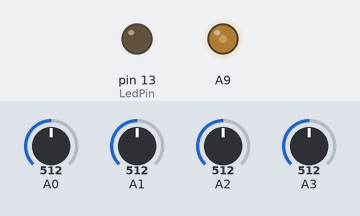
Recording of a sketch running on a simulated Teensy 4. Shown: output pins drawn as LEDs (lit = HIGH). The test bench sets the inputs (shaded band); at power-on: A0 = 512, A1 = 512, A2 = 512, A3 = 512.

Above: at 1.2 s.
1.3 s: A0 set to 716
At 1.6 s:
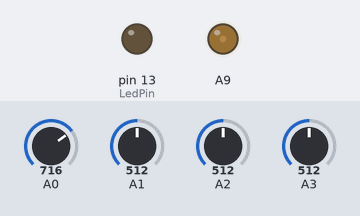
2.8 s: A1 set to 157
4.3 s: A1 set to 135
At 5.0 s:
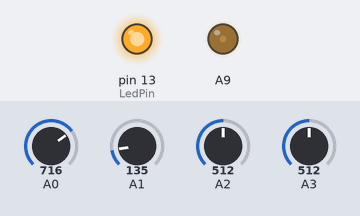
5.8 s: A0 set to 992
At 6.2 s:
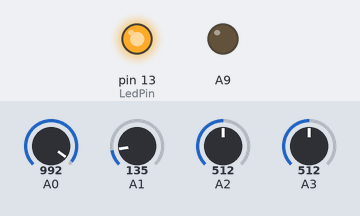
7.3 s: A1 set to 160
At 8.5 s:
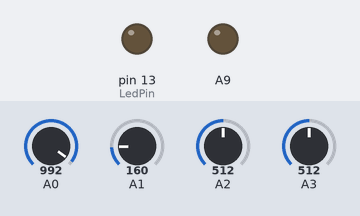
8.8 s: A0 set to 180
At 9.6 s:
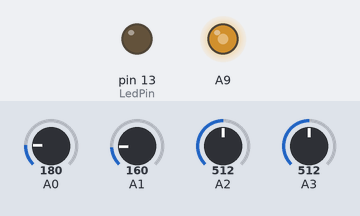
Timing chart, 0 to 11.3 s (numbered marks = the images above; inputs shaded):
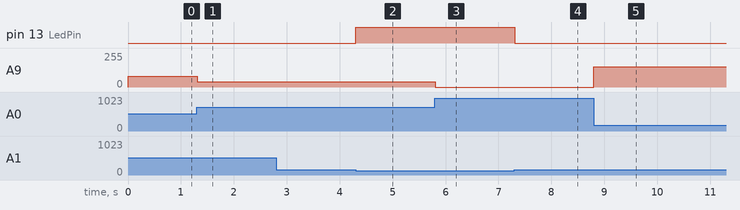

The sketch:

danceSensor.ino
```cpp
// Built for Teensy 3.2
// Author: PhantomBit
// DDR Pad Project - Inspired by Promit's DanceForce Project

//Set to 1 to enable debugging Via Serial
const bool DEBUG = false;
const bool LED_FADE = true;
const int LED_MAX_PWM = 190;

//This is the LED pin for a Teensy 3.2
const int LedPin = 13;

/**
 * Arrow Button Class for keeping button information
 *
 * Usage:
 *    ArrowButton <variableName>(<sensorPin>, <joystickButton>, <threshold>, <lightPin>);
 *
 * Construct:
 * @param INT sensorPin
 *          the pin number the sensor is tied to. Must be analog read!
 *          3.2 Pins
 *              14-23. Recomended to use 14-19
 *
 * @param INT joystickButton
 *          the joystick button number you want pressed on activation
 *          Joystick Values
 *              1-32. Recomended to use 1-4
 *
 * @param INT threshold
 *          0-1000 to set sensetivity of the sensor
 *
 * @param INT lightPin
 *          the pin number the light is tied to. Must be PWM
 *          3.2 Pins
 *              3-6, 9-10, 20-23. Recomended to use 20-23
 */
class ArrowButton {
private:

public:
    int sensorPin;
    int lightPin;
    int threshold;
    int joystickButton;

    // was this button triggered during the loop?
    bool triggered = false;
    // for debug
    int lastAnalogRead;

    ArrowButton(int p_sensorPin, int p_joystickButton, int p_threshold = 150, int p_lightPin = 0) {
        sensorPin = p_sensorPin;
        joystickButton = p_joystickButton;
        threshold = p_threshold;
        lightPin = p_lightPin;
    }

    /**
     * Setup pins
     * TODO: Light Pin
     */
    void init() {
        //The analog pins are configured with internal pull-up resistors, which makes for a very simple circuit
        pinMode(sensorPin, INPUT_PULLUP);

        if (lightPin != 0) {
          pinMode(lightPin, OUTPUT);
        }
    }

    /**
     * Checks the sensor state based on threshold value
     * TODO: add light pin
     * @return bool
     */
    bool sensorState() {
        lastAnalogRead = analogRead(sensorPin);
        if (lastAnalogRead < threshold) {
            triggered = true;
            Joystick.button(joystickButton, 1);
        } else {
            triggered = false;
            Joystick.button(joystickButton, 0);
        }
        ledSet();
        return triggered;
    }

    void ledSet(){
      if (lightPin != 0) {
        if(LED_FADE){
          float per = 1 - ((float)lastAnalogRead / 900);
          if(0 > round(per*100)){
            per = 0;
          }
          int val = round(LED_MAX_PWM * per);
          analogWrite(lightPin, val);
        } else {
          if(triggered){
            analogWrite(lightPin, LED_MAX_PWM);
          } else {
            analogWrite(lightPin, 0);
          }
        }
      }
    }
};

/**
 * Usage:
 *   ArrowButton <variableName>(<sensorPin>, <joystickButton>, <threshold>, <lightPin>);
 */
ArrowButton padLeft(14, 1, 150, 23);
ArrowButton padDown(15, 2, 150);
ArrowButton padUp(16, 3, 150);
ArrowButton padRight(17, 4, 150);

void setup() {
    if (DEBUG) {
        Serial.begin(115200);
        while (!Serial) { ; // wait for serial port to connect. Needed for native USB port only
        }
    }

    pinMode(LedPin, OUTPUT);

    padLeft.init();
    padDown.init();
    padUp.init();
    padRight.init();
}

void loop() {
    bool pressed = false;

    if (padLeft.sensorState()) {
        pressed = true;
    }
    if (padDown.sensorState()) {
        pressed = true;
    }
    if (padUp.sensorState()) {
        pressed = true;
    }
    if (padRight.sensorState()) {
        pressed = true;
    }

    // turn on the Teensy board light if something was triggered
    if (pressed)
        digitalWrite(LedPin, HIGH);
    else
        digitalWrite(LedPin, LOW);


    if (DEBUG) {
        Serial.printf("Pins: %d %d %d %d %d\n", pressed, padLeft.lastAnalogRead, padDown.lastAnalogRead,
                      padUp.lastAnalogRead, padRight.lastAnalogRead);
        Serial.flush();
        delay(200);
    }

    //This limits the pad to run at 200 Hz. This version of the code does not debounce.
    delay(5);
}
```

Measured:
- the behaviour switches between 150 and 149 on A1 (found by bisection; images 1 and 2)
- after the input at 1.3 s, A9: 82/255 → 39/255 at once
- after the input at 2.8 s, every drawn part: stays the same
- after the input at 4.3 s, pin 13 (LedPin): LOW → HIGH at once
- after the input at 5.8 s, A9: 39/255 → 0/255 at once
- after the input at 7.3 s, pin 13 (LedPin): HIGH → LOW at once
- after the input at 8.8 s, A9: 0/255 → 152/255 at once
